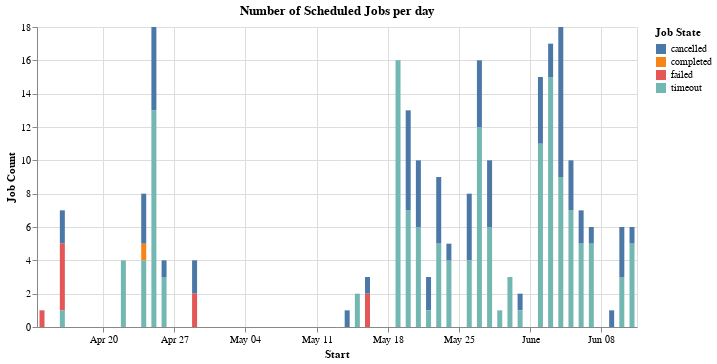

Notebook cell for this chart:
### Code cell
jobs_per_day_chars

### Figure 1 — Vega-Lite specification as saved in the notebook (floating-point values rounded to 4 significant figures)
{"config": {"view": {"continuousWidth": 300, "continuousHeight": 300}}, "data": {"name": "data-367f5891f88f178ba4c0f287b87b887a"}, "mark": {"type": "bar"}, "encoding": {"color": {"field": "State", "title": "Job State", "type": "nominal"}, "x": {"field": "Start", "type": "temporal"}, "y": {"field": "Job Count", "type": "quantitative"}}, "title": "Number of Scheduled Jobs per day", "width": 600, "$schema": "https://vega.github.io/schema/vega-lite/v5.20.1.json", "datasets": {"data-367f5891f88f178ba4c0f287b87b887a": [{"Start": "2025-04-25T00:00:00", "State": "cancelled", "Core Hours": 9.36, "Job Count": 5}, {"Start": "2025-05-28T00:00:00", "State": "timeout", "Core Hours": 18.13, "Job Count": 6}, {"Start": "2025-06-06T00:00:00", "State": "cancelled", "Core Hours": 2.41, "Job Count": 2}, {"Start": "2025-05-14T00:00:00", "State": "cancelled", "Core Hours": 1.66, "Job Count": 1}, {"Start": "2025-05-24T00:00:00", "State": "timeout", "Core Hours": 12.08, "Job Count": 4}, {"Start": "2025-05-29T00:00:00", "State": "timeout", "Core Hours": 3.04, "Job Count": 1}, {"Start": "2025-04-26T00:00:00", "State": "timeout", "Core Hours": 9.06, "Job Count": 3}, {"Start": "2025-06-02T00:00:00", "State": "timeout", "Core Hours": 33.3, "Job Count": 11}, {"Start": "2025-05-21T00:00:00", "State": "timeout", "Core Hours": 18.16, "Job Count": 6}, {"Start": "2025-06-04T00:00:00", "State": "timeout", "Core Hours": 27.13, "Job Count": 9}, {"Start": "2025-05-23T00:00:00", "State": "cancelled", "Core Hours": 7.4, "Job Count": 4}, {"Start": "2025-05-19T00:00:00", "State": "timeout", "Core Hours": 48.37, "Job Count": 16}, {"Start": "2025-06-11T00:00:00", "State": "cancelled", "Core Hours": 1.84, "Job Count": 1}, {"Start": "2025-05-15T00:00:00", "State": "timeout", "Core Hours": 6.02, "Job Count": 2}, {"Start": "2025-05-23T00:00:00", "State": "timeout", "Core Hours": 15.05, "Job Count": 5}, {"Start": "2025-04-14T00:00:00", "State": "failed", "Core Hours": 0.0, "Job Count": 1}, {"Start": "2025-05-20T00:00:00", "State": "timeout", "Core Hours": 21.18, "Job Count": 7}, {"Start": "2025-05-26T00:00:00", "State": "cancelled", "Core Hours": 8.49, "Job Count": 4}, {"Start": "2025-06-04T00:00:00", "State": "cancelled", "Core Hours": 10.52, "Job Count": 9}, {"Start": "2025-05-30T00:00:00", "State": "timeout", "Core Hours": 9.08, "Job Count": 3}, {"Start": "2025-06-10T00:00:00", "State": "cancelled", "Core Hours": 4.25, "Job Count": 3}, {"Start": "2025-04-29T00:00:00", "State": "cancelled", "Core Hours": 0.34, "Job Count": 2}, {"Start": "2025-06-05T00:00:00", "State": "timeout", "Core Hours": 21.15, "Job Count": 7}, {"Start": "2025-06-03T00:00:00", "State": "cancelled", "Core Hours": 2.88, "Job Count": 2}, {"Start": "2025-05-22T00:00:00", "State": "cancelled", "Core Hours": 3.0, "Job Count": 2}, {"Start": "2025-04-24T00:00:00", "State": "completed", "Core Hours": 0.01, "Job Count": 1}, {"Start": "2025-06-07T00:00:00", "State": "cancelled", "Core Hours": 1.49, "Job Count": 1}, {"Start": "2025-05-31T00:00:00", "State": "cancelled", "Core Hours": 2.99, "Job Count": 1}, {"Start": "2025-05-20T00:00:00", "State": "cancelled", "Core Hours": 11.26, "Job Count": 6}, {"Start": "2025-06-07T00:00:00", "State": "timeout", "Core Hours": 15.15, "Job Count": 5}, {"Start": "2025-05-27T00:00:00", "State": "cancelled", "Core Hours": 9.45, "Job Count": 4}, {"Start": "2025-05-27T00:00:00", "State": "timeout", "Core Hours": 36.2, "Job Count": 12}, {"Start": "2025-05-26T00:00:00", "State": "timeout", "Core Hours": 12.1, "Job Count": 4}, {"Start": "2025-05-24T00:00:00", "State": "cancelled", "Core Hours": 1.49, "Job Count": 1}, {"Start": "2025-05-31T00:00:00", "State": "timeout", "Core Hours": 3.02, "Job Count": 1}, {"Start": "2025-06-06T00:00:00", "State": "timeout", "Core Hours": 15.15, "Job Count": 5}, {"Start": "2025-06-10T00:00:00", "State": "timeout", "Core Hours": 9.09, "Job Count": 3}, {"Start": "2025-05-16T00:00:00", "State": "failed", "Core Hours": 0.01, "Job Count": 2}, {"Start": "2025-05-28T00:00:00", "State": "cancelled", "Core Hours": 6.9, "Job Count": 4}, {"Start": "2025-06-09T00:00:00", "State": "cancelled", "Core Hours": 1.5, "Job Count": 1}, {"Start": "2025-04-24T00:00:00", "State": "timeout", "Core Hours": 12.1, "Job Count": 4}, {"Start": "2025-06-03T00:00:00", "State": "timeout", "Core Hours": 45.33, "Job Count": 15}, {"Start": "2025-06-05T00:00:00", "State": "cancelled", "Core Hours": 4.13, "Job Count": 3}, {"Start": "2025-04-25T00:00:00", "State": "timeout", "Core Hours": 39.34, "Job Count": 13}, {"Start": "2025-05-21T00:00:00", "State": "cancelled", "Core Hours": 8.83, "Job Count": 4}, {"Start": "2025-05-22T00:00:00", "State": "timeout", "Core Hours": 3.01, "Job Count": 1}, {"Start": "2025-04-22T00:00:00", "State": "timeout", "Core Hours": 12.07, "Job Count": 4}, {"Start": "2025-05-16T00:00:00", "State": "cancelled", "Core Hours": 1.46, "Job Count": 1}, {"Start": "2025-06-02T00:00:00", "State": "cancelled", "Core Hours": 7.89, "Job Count": 4}, {"Start": "2025-04-16T00:00:00", "State": "timeout", "Core Hours": 3.0, "Job Count": 1}, {"Start": "2025-06-11T00:00:00", "State": "timeout", "Core Hours": 15.14, "Job Count": 5}, {"Start": "2025-04-29T00:00:00", "State": "failed", "Core Hours": 0.0, "Job Count": 2}, {"Start": "2025-04-16T00:00:00", "State": "cancelled", "Core Hours": 1.43, "Job Count": 2}, {"Start": "2025-04-26T00:00:00", "State": "cancelled", "Core Hours": 2.86, "Job Count": 1}, {"Start": "2025-04-24T00:00:00", "State": "cancelled", "Core Hours": 4.23, "Job Count": 3}, {"Start": "2025-04-16T00:00:00", "State": "failed", "Core Hours": 0.01, "Job Count": 4}]}}
